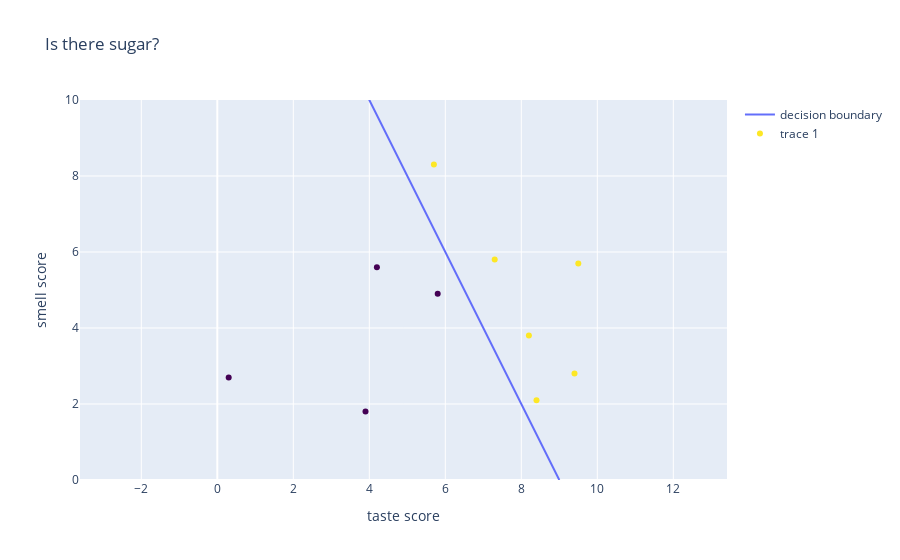

Notebook cell for this chart:
### Markdown cell above
Graphically, we represent the firing or not firing by drawing a line through our data.

### Code cell
import plotly.graph_objects as go
json_file = "https://raw.githubusercontent.com/jigsawlabs-student/neural-nets-from-scratch/master/1-single-neurons/1-neuron-hypothesis-fn/1-hypothesis-fn/sugar_fig_hyp.json"
fig_dict = dict(pd.read_json(json_file, typ = 'dict'))
go.Figure(fig_dict)

### Figure 1 — Plotly figure (JSON) as saved in the notebook; plotly's stock layout.template omitted (floating-point values rounded to 4 significant figures)
{"data": [{"mode": "lines", "name": "decision boundary", "type": "scatter", "x": [0, 1, 2, 3, 4, 5, 6, 7, 8, 9], "y": [18, 16, 14, 12, 10, 8, 6, 4, 2, 0]}, {"hovertext": ["1.0", "1.0", "0.0", "0.0", "1.0", "1.0", "1.0", "0.0", "0.0", "1.0"], "marker": {"color": [1, 1, 0, 0, 1, 1, 1, 0, 0, 1], "colorscale": [[0, "#440154"], [0.1111, "#482878"], [0.2222, "#3e4989"], [0.3333, "#31688e"], [0.4444, "#26828e"], [0.5556, "#1f9e89"], [0.6667, "#35b779"], [0.7778, "#6ece58"], [0.8889, "#b5de2b"], [1, "#fde725"]]}, "mode": "markers", "type": "scatter", "x": [9.5, 8.4, 5.8, 0.3, 8.2, 7.3, 9.4, 3.9, 4.2, 5.7], "y": [5.7, 2.1, 4.9, 2.7, 3.8, 5.8, 2.8, 1.8, 5.6, 8.3]}], "layout": {"autosize": true, "title": {"text": "Is there sugar?"}, "xaxis": {"autorange": true, "domain": [0, 1], "range": [-1.285, 11.09], "title": {"text": "taste score"}, "type": "linear"}, "yaxis": {"domain": [0, 1], "range": [0, 10], "scaleanchor": "x", "scaleratio": 1, "title": {"text": "smell score"}, "type": "linear"}}}
